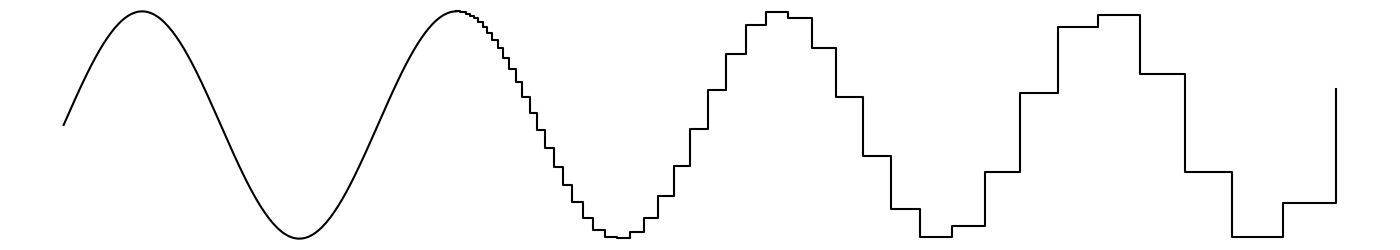

Python code for this plot:
import numpy as np
import matplotlib.pyplot as plt

changePoint = 2 * np.pi + (np.pi / 2)
sinX = np.linspace(0, changePoint, 200)

# logX = np.logspace(0.01, 1.27, num=50)  # curve
logX = np.logspace(0.01, 1.39, num=50)  # curve 2
logX += changePoint - logX[0]

plt.figure(figsize=[14, 2.5])
plt.plot(sinX, np.sin(sinX), color='black')
plt.step(logX, np.sin(logX), where='post', label='post', color='black')


plt.axis('off')
plt.gca().set_position([0, 0, 1, 1])
plt.gca().set_facecolor('none')

plt.savefig("curve.svg")
plt.show()
